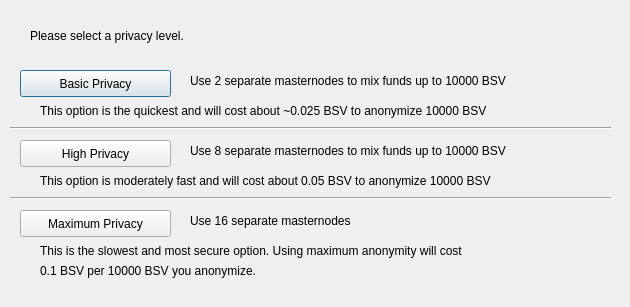
<?xml version="1.0" encoding="UTF-8"?>
<ui version="4.0">
 <class>ObfuscationConfig</class>
 <widget class="QDialog" name="ObfuscationConfig">
  <property name="geometry">
   <rect>
    <x>0</x>
    <y>0</y>
    <width>630</width>
    <height>307</height>
   </rect>
  </property>
  <property name="windowTitle">
   <string>Configure Obfuscation</string>
  </property>
  <widget class="QPushButton" name="buttonBasic">
   <property name="geometry">
    <rect>
     <x>20</x>
     <y>70</y>
     <width>151</width>
     <height>27</height>
    </rect>
   </property>
   <property name="text">
    <string>Basic Privacy</string>
   </property>
  </widget>
  <widget class="QPushButton" name="buttonHigh">
   <property name="geometry">
    <rect>
     <x>20</x>
     <y>140</y>
     <width>151</width>
     <height>27</height>
    </rect>
   </property>
   <property name="text">
    <string>High Privacy</string>
   </property>
  </widget>
  <widget class="QPushButton" name="buttonMax">
   <property name="geometry">
    <rect>
     <x>20</x>
     <y>210</y>
     <width>151</width>
     <height>27</height>
    </rect>
   </property>
   <property name="text">
    <string>Maximum Privacy</string>
   </property>
  </widget>
  <widget class="QLabel" name="label">
   <property name="geometry">
    <rect>
     <x>30</x>
     <y>20</y>
     <width>571</width>
     <height>31</height>
    </rect>
   </property>
   <property name="text">
    <string>Please select a privacy level.</string>
   </property>
  </widget>
  <widget class="QLabel" name="label_2">
   <property name="geometry">
    <rect>
     <x>190</x>
     <y>70</y>
     <width>421</width>
     <height>21</height>
    </rect>
   </property>
   <property name="text">
    <string>Use 2 separate masternodes to mix funds up to 10000 BSV</string>
   </property>
  </widget>
  <widget class="QLabel" name="label_3">
   <property name="geometry">
    <rect>
     <x>190</x>
     <y>140</y>
     <width>411</width>
     <height>21</height>
    </rect>
   </property>
   <property name="text">
    <string>Use 8 separate masternodes to mix funds up to 10000 BSV</string>
   </property>
  </widget>
  <widget class="QLabel" name="label_4">
   <property name="geometry">
    <rect>
     <x>190</x>
     <y>210</y>
     <width>421</width>
     <height>21</height>
    </rect>
   </property>
   <property name="text">
    <string>Use 16 separate masternodes</string>
   </property>
  </widget>
  <widget class="QLabel" name="label_6">
   <property name="geometry">
    <rect>
     <x>40</x>
     <y>100</y>
     <width>561</width>
     <height>21</height>
    </rect>
   </property>
   <property name="text">
    <string>This option is the quickest and will cost about ~0.025 BSV to anonymize 10000 BSV</string>
   </property>
  </widget>
  <widget class="QLabel" name="label_7">
   <property name="geometry">
    <rect>
     <x>40</x>
     <y>170</y>
     <width>561</width>
     <height>21</height>
    </rect>
   </property>
   <property name="text">
    <string>This option is moderately fast and will cost about 0.05 BSV to anonymize 10000 BSV</string>
   </property>
  </widget>
  <widget class="QLabel" name="label_8">
   <property name="geometry">
    <rect>
     <x>40</x>
     <y>240</y>
     <width>561</width>
     <height>21</height>
    </rect>
   </property>
   <property name="text">
    <string>This is the slowest and most secure option. Using maximum anonymity will cost</string>
   </property>
  </widget>
  <widget class="QLabel" name="label_9">
   <property name="geometry">
    <rect>
     <x>40</x>
     <y>260</y>
     <width>561</width>
     <height>21</height>
    </rect>
   </property>
   <property name="text">
    <string>0.1 BSV per 10000 BSV you anonymize.</string>
   </property>
  </widget>
  <widget class="Line" name="line">
   <property name="geometry">
    <rect>
     <x>10</x>
     <y>120</y>
     <width>601</width>
     <height>16</height>
    </rect>
   </property>
   <property name="orientation">
    <enum>Qt::Horizontal</enum>
   </property>
  </widget>
  <widget class="Line" name="line_2">
   <property name="geometry">
    <rect>
     <x>10</x>
     <y>190</y>
     <width>601</width>
     <height>16</height>
    </rect>
   </property>
   <property name="orientation">
    <enum>Qt::Horizontal</enum>
   </property>
  </widget>
 </widget>
 <resources/>
 <connections/>
</ui>
